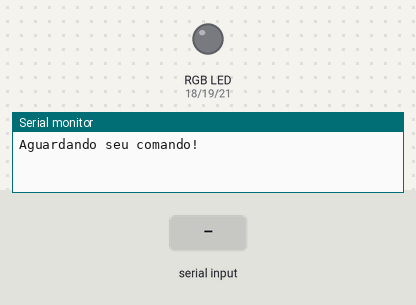
The sketch below on a simulated ESP32. Parts: an RGB LED mixed from three pins (HIGH = lit), the last lines printed to the serial monitor. The inputs (shaded band) are chosen by the test bench. Dim RGB values are drawn brighter than linear.

Above: at 1.2 s.
1.3 s: "r90\n" received over Serial
At 1.9 s:
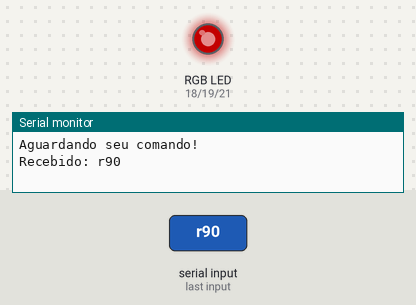
2.8 s: "g90\n" received over Serial
At 4.0 s:
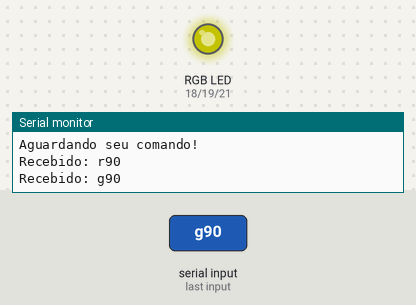
4.3 s: "r,45\n" received over Serial
At 5.2 s:
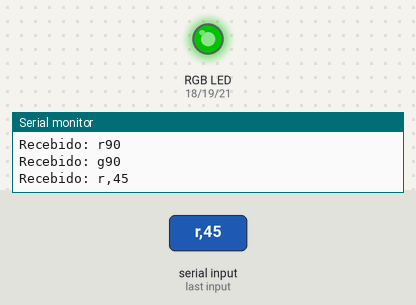
5.8 s: "b90\n" received over Serial
At 6.6 s:
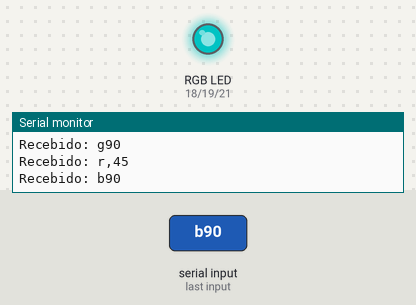
7.3 s: "R90\n" received over Serial
At 7.7 s:
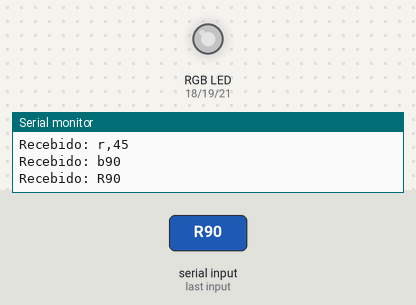
8.8 s: "g,45\n" received over Serial
At 10.0 s:
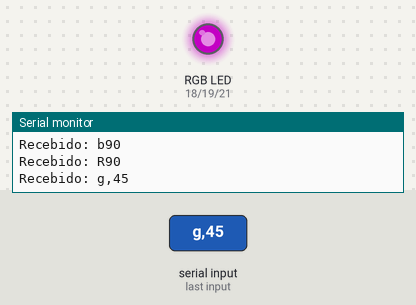
Timing chart, 0 to 11.3 s (numbered marks = the images above; inputs shaded):
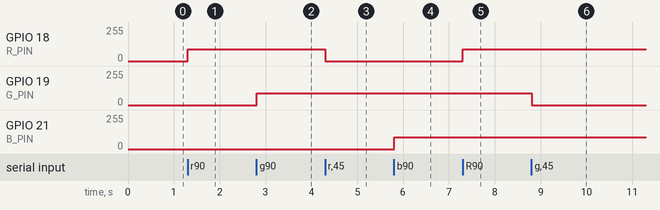

Measured:
- after the input at 1.3 s, GPIO 18 (R_PIN): 0/255 → 90/255 at once
- after the input at 2.8 s, GPIO 19 (G_PIN): 0/255 → 90/255 at once
- after the input at 4.3 s, GPIO 18 (R_PIN): 90/255 → 0/255 at once
- after the input at 5.8 s, GPIO 21 (B_PIN): 0/255 → 90/255 at once
- after the input at 7.3 s, GPIO 18 (R_PIN): 0/255 → 90/255 at once
- after the input at 8.8 s, GPIO 19 (G_PIN): 90/255 → 0/255 at once

The sketch:

v1.4_LED.ino
```cpp
//LED RGB - ESP32
//Por: Daniel Jonathas da Costa Pereira

//Definindo os pinos ligados ao LED
#define R_PIN 18      //Pino que controla o LED vermelho
#define G_PIN 19      //Pino que controla o LED verde
#define B_PIN 21      //Pino que controla o LED azul

//Definindo os canais PWM de cada LED (0-15)
#define R_CH 0        //Canal PWM do LED vermelho
#define G_CH 1        //Canal PWM do LED verde
#define B_CH 2        //Canal PWM do LED azul

//Configurando o PWM
#define PWM_FREQ 1000 //Frequência do PWM - 1000Hz
#define PWM_RES  8    //Resolução  do PWM - 8 bits

void configuraLED();  //Protótipo da função configuraLED
void controlaLED();   //Protótipo da função controlaLED

//Variáveis globais
String  mensagem; //Armazena a mensagem recebida via comunicação serial
int valorPWM = 0; //Armazena o valor a ser escrito no canal PWM

void setup() {          //O código aqui é executado apenas uma vez, ao iniciar a execução
  configuraLED();       //Realiza a configuração dos pinos e dos canais PWM de cada LED

  Serial.begin(115200); //Inicia a comunicação serial a 115200bps

  //Exibe uma mensagem no monitor serial
  Serial.println("Aguardando seu comando!");
}

void loop() {                                //O código aqui é executado repetidamente
  if(Serial.available()){                    //Se existir algum dado disponível para ser lido
    mensagem = Serial.readStringUntil('\n'); //lê o dado, excetuando a quebra de linha ('\n') e escreve na variável mensagem
    Serial.print("Recebido: ");
    Serial.println(mensagem);       //Exibe o dado recebido no monitor serial
    controlaLED();                  //Interpreta a mensagem recebida via serial e atualiza o LED
  }

  delay(10);                        //Aguarda 10 milissegundos
}

void configuraLED(){       //Realiza a configuração dos pinos e dos canais PWM de cada LED
  pinMode(R_PIN, OUTPUT);  //Define o pino do LED vermelho como saída
  pinMode(G_PIN, OUTPUT);  //Define o pino do LED verde como saída
  pinMode(B_PIN, OUTPUT);  //Define o pino do LED azul como saída

  //Associa cada pino do LED a seu respectivo canal de PWM
  ledcAttachPin(R_PIN, R_CH);
  ledcAttachPin(G_PIN, G_CH);
  ledcAttachPin(B_PIN, B_CH);

  //Configura o canal de PWM de cada LED na frequência e resolução desejadas
  ledcSetup(R_CH, PWM_FREQ, PWM_RES);
  ledcSetup(G_CH, PWM_FREQ, PWM_RES);
  ledcSetup(B_CH, PWM_FREQ, PWM_RES);

  //Inicia o programa com os LEDs desligados
  ledcWrite(R_CH, 0);
  ledcWrite(G_CH, 0);
  ledcWrite(B_CH, 0);
}

void controlaLED(){                               //Interpreta a mensagem recebida via serial e atualiza o LED
  if(mensagem[0] == 'r' || mensagem[0] == 'R') {  //Se o primeiro caractere da mensagem for r,
    valorPWM = mensagem.substring(1).toInt();     //converte o final da mensagem em um número inteiro
    ledcWrite(R_CH, valorPWM);                    //e escreve no led vermelho
  }
  if(mensagem[0] == 'g' || mensagem[0] == 'G') {  //Se o primeiro caractere da mensagem for g,
    valorPWM = mensagem.substring(1).toInt();     //converte o final da mensagem em um número inteiro
    ledcWrite(G_CH, valorPWM);                    //e escreve no led verde
  }
  if(mensagem[0] == 'b' || mensagem[0] == 'B') {  //Se o primeiro caractere da mensagem for b,
    valorPWM = mensagem.substring(1).toInt();     //converte o final da mensagem em um número inteiro
    ledcWrite(B_CH, valorPWM);                    //e escreve no led azul
  }
  if(mensagem == "alloff"){ //Se a mensagem for "alloff", desliga todos os LEDs
    ledcWrite(R_CH, 0);
    ledcWrite(G_CH, 0);
    ledcWrite(B_CH, 0);
  }
}
```
